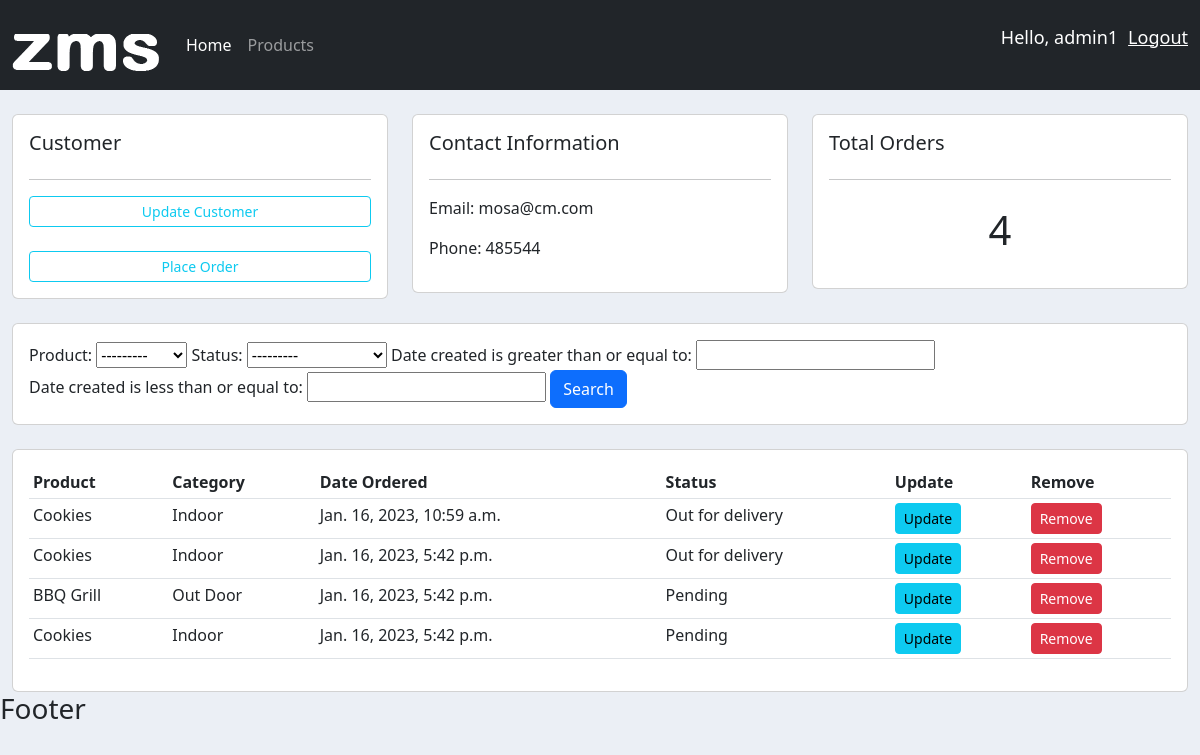
The page /customer/3/ (signed in) on the database its author committed.
### accounts/models.py (models this page shows, shortened)
class Customer(models.Model):
    user = models.OneToOneField(User, blank=True,  null=True, on_delete=models.CASCADE)
    name = models.CharField(max_length=200, null=True)
    phone = models.CharField(max_length=200, null=True)
    profile_pic = models.ImageField(default='logo.png', null=True, blank=True)
    email = models.CharField(max_length=200, null=True)
    date_created = models.DateTimeField(auto_now=True)

class Order(models.Model):
    STATUS = (
        ('Pending', 'Pending'),
        ('Out for delivery', 'Out for delivery'),
        ('Delivered', 'Delivered'),
    )
    customer = models.ForeignKey(Customer, null=True, on_delete=models.CASCADE)
    product = models.ForeignKey(Product, null=True, on_delete=models.CASCADE)
    status = models.CharField(max_length=200, null=True, choices=STATUS)
    date_created = models.DateTimeField(auto_now=True)

class Product(models.Model):
    CATEGORY = (
        ('Indoor', 'Indoor'),
        ('Out Door', 'Out Door'),
    )
    name = models.CharField(max_length=200, null=True)
    price = models.FloatField()
    category = models.CharField(max_length=200, null=True, choices=CATEGORY)
    description = models.TextField()
    date_created =  models.DateTimeField(auto_now=True)
    tags = models.ManyToManyField(Tag)
    def __str__(self):
        return self.name

### accounts/decorators.py (the view)
        def wrapper_func(request, *args, **kwargs):
            group = None
            if request.user.groups.exists():
                group = request.user.groups.all()[0].name
            if group in allowed_roles:
                return view_func(request, *args, **kwargs)
            else:
                return HttpResponse("You are not authorized to view")

### accounts/views.py (called while the page is built)
@login_required(login_url="login")
@allowed_users(allowed_roles=['admin'])
def customer(request, customerId):
    customer = Customer.objects.get(id=customerId)
    orders = customer.order_set.all()
    orders_count = orders.count()
    myFilter = OrderFilter(request.GET, queryset=orders)
    orders = myFilter.qs
    context =  {"customer": customer, "orders":orders, "orders_count":orders_count , "myFilter": myFilter}
    return render(request, 'accounts/customer.html', context)

### accounts/templates/accounts/customer.html
{% extends 'accounts/base.html' %}
{% block content %}
<br>
<div class="row">
    <div class="col-md">
        <div class="card card-body">
            <h5>Customer</h5>
            <hr>
            <a class="btn btn-outline-info btn-sm btn-block" href="">
                Update Customer</a><br>
            <a class="btn btn-outline-info btn-sm btn-block" href="{% url 'create_order' customer.id  %}">
                Place Order</a>
        </div>
    </div>
    <div class="col-md">
        <div class="card card-body">
            <h5>Contact Information</h5>
            <hr>
            <p>Email: {{ customer.email }}</p>
            <p>Phone: {{ customer.phone }}</p>
        </div>
    </div>
    <div class="col-md">
        <div class="card card-body">
            <h5>Total Orders</h5>
            <hr>
            <h1 style="text-align: center; padding:10px ;">{{ orders_count }}</h1>
        </div>
    </div>
</div>
<br>
<div class="row">
    <div class="col">
        <div class="card card-body">
            <form action="">
                {{ myFilter.form }}
                <button class="btn btn-primary" type="submit"> Search</button>
            </form>
        </div>
    </div>
</div>
<br>
<div class="row">
    <div class="col-md">
        <div class="card card-body">
            <table class="table table-sm">
                <tr>
                    <th>Product</th>
                    <th>Category</th>
                    <th>Date Ordered</th>
                    <th>Status</th>
                    <th>Update</th>
                    <th>Remove</th>
                </tr>
                {% for order in orders %}
                <tr>
                    <td>{{ order.product }}</td>
                    <td>{{ order.product.category }}</td>
                    <td>{{ order.date_created }}</td>
                    <td>{{ order.status }}</td>
                    <td> <a href="{% url 'update_order' order.id %}" class="btn btn-sm btn-info">Update</a></td>
                    <td> <a href="{% url 'delete_order' order.id %}" class="btn btn-sm btn-danger" >Remove</a></td>
                </tr>
                {% endfor %}
            </table>
        </div>
    </div>
</div>
{% endblock %}

### accounts/templates/accounts/navbar.html (shortened to what this page needs)
{% load static %}
<nav class="navbar navbar-expand-lg navbar-dark bg-dark -3">
    <div class="container-fluid">
      <img src="{% static 'images/logo.png' %}" alt="logo">
      <div class="collapse navbar-collapse p-3" id="navbarNav">
        <ul class="navbar-nav">
          {% if request.user.is_staff %}
          <li class="nav-item">
            <a class="nav-link active" aria-current="page" href="{% url 'home' %}">Home</a>
          </li>
          <li class="nav-item">
            <a class="nav-link" href="{% url 'products' %}">Products</a>
          </li>
          {% else %}
          <li class="nav-item">
            <a class="nav-link" href="{% url 'account' %}">Settings</a>
          </li>
          {% endif %}
        </ul>
      </div>
          <p class="user_info" > Hello, {{  request.user }} </p>
          <p> <a class="user_info"  href="{% url 'logout' %}">Logout </a> </p>
    </div>
  </nav>

### accounts/static/css/main.css (style rules this page uses)
body { background-color: #ebeff5; }

### accounts/templates/accounts/navbar.html (style rules this page uses)
.user_info { color:white; font-size:18px; margin-left: 10px; text-decoratio: none; }

### rows shown on the page
Customer: email "mosa@cm.com", phone "485544"
Order: product "Cookies", product.category "Indoor", date_created "Jan. 16, 2023, 10:59 a.m.", status "Out for delivery"
Order: product "Cookies", product.category "Indoor", date_created "Jan. 16, 2023, 5:42 p.m.", status "Out for delivery"
Order: product "BBQ Grill", product.category "Out Door", date_created "Jan. 16, 2023, 5:42 p.m.", status "Pending"
Order: product "Cookies", product.category "Indoor", date_created "Jan. 16, 2023, 5:42 p.m.", status "Pending"

### other values the page prints
{{ request.user }} "admin1"
{{ orders_count }} "4"
